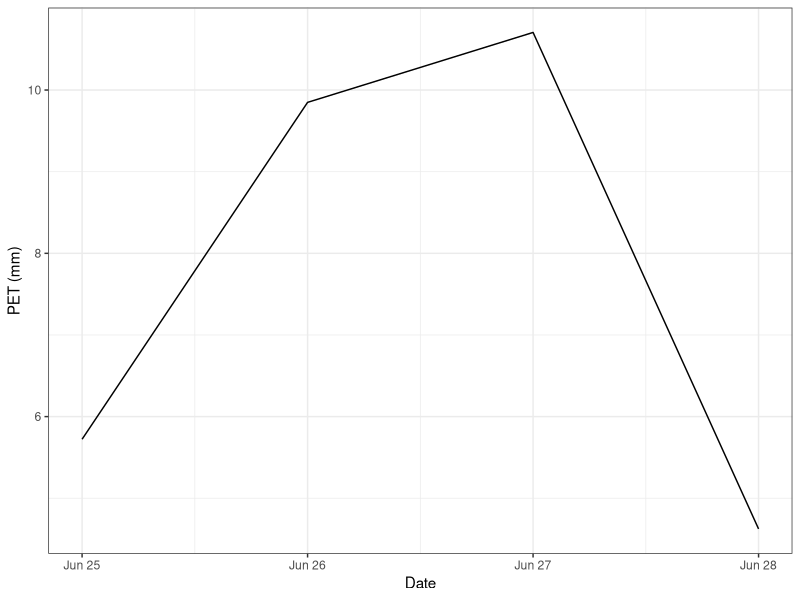
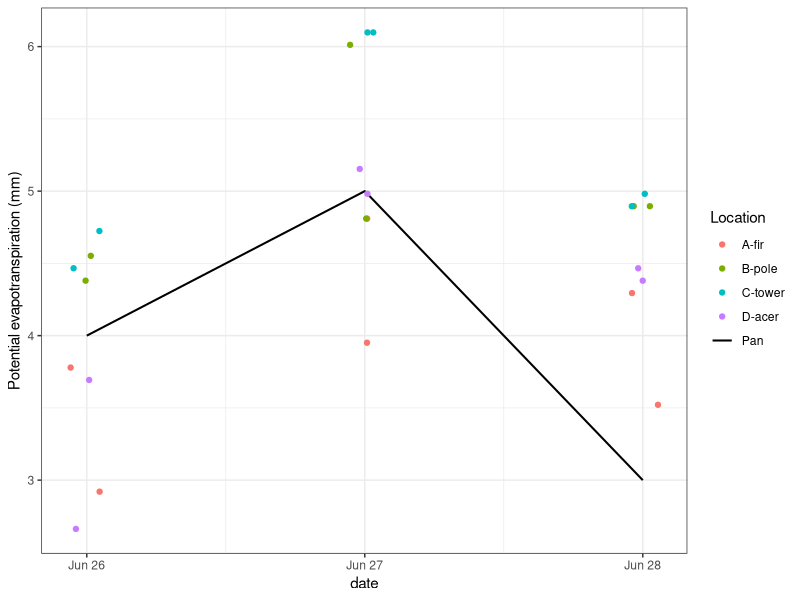
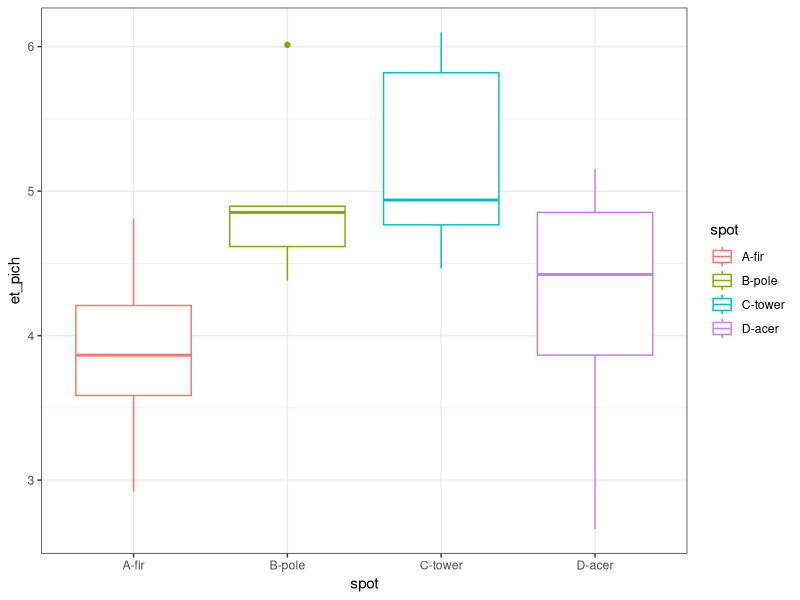
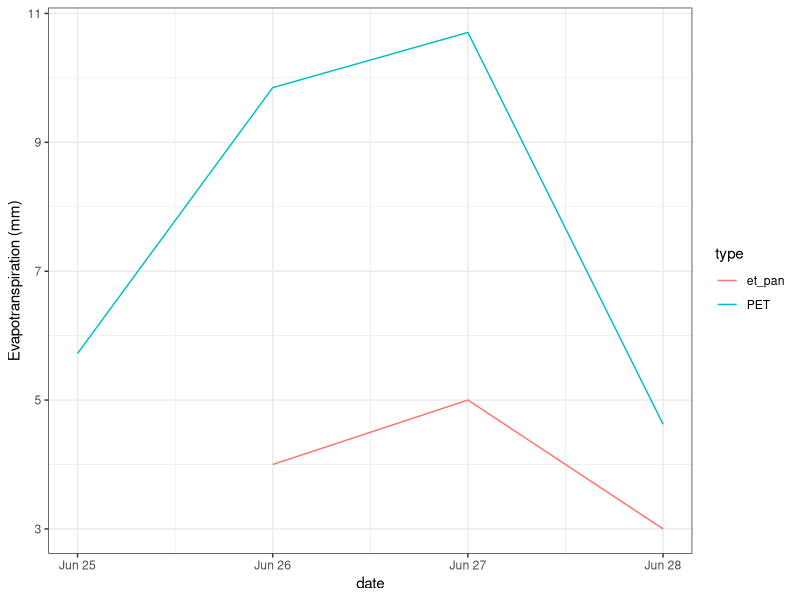

The R source for these figures, in order:
## ---- chunk 1
library(tidyverse)
library(lubridate)
library(scales)
theme_set(theme_bw())
et <- read_csv(here::here("Data_lectures/09_Turbulent_fluxes_I_ET/ET_data_forst_botanical_garden.csv") , locale = locale(decimal_mark = ",")) %>% 
  rename(loc_id = replicates)
meteo <- read_csv(here::here("Data_lectures/09_Turbulent_fluxes_I_ET/MeteoData_BotanicalGarden.csv"))
## ---- chunk 2
et
## ---- chunk 3
meteo
## ---- chunk 4
#' Potential evapotranspiration using Priestley-Taylor equation
calc_pet <- function(T_air, Rn, G){
  g <- 0.067 # kPa K -1
  s <- ( 4098 * (0.6108 * exp((17.27 * T_air ) / (T_air +237.3) ) ) ) / ( T_air + 237.3 )^2
  pet <- 1.26 * s * (Rn - G)/ (s + g)
}

## ---- chunk 5
#adding R_n and G to the 
meteo_d <- meteo %>% 
  # Need to convert from W (J/s) to MJ/d, using a factor 0.0864
  # calculating with high frequency data and then averaging over the day
  mutate(PET = calc_pet(TA_degC, `NetRadiation_Wm-2`, `GroundHeatflux_Wm-2`)) %>% 
  group_by(Date = floor_date(Date, "day")) %>% 
  summarise(PET = mean(PET))
## ---- chunk 6
(meteo_d <- meteo %>% 
  group_by(Date = floor_date(Date, "day")) %>% 
  # Need to convert from W (J/s) to MJ/d, using a factor 0.0864
  summarise(R_n_d = mean(`NetRadiation_Wm-2`) * 0.0864, G_d = mean(`GroundHeatflux_Wm-2`) * 0.0864, T_air = mean(TA_degC)) %>% 
  mutate(
    PET = calc_pet(T_air, R_n_d, G_d)
  ))
## ---- chunk 7
ggplot(meteo_d, aes(Date, PET)) +
  geom_line() +
  labs(y="PET (mm)")
## ---- chunk 8
et <- et %>% 
  group_by(loc_id) %>% 
  mutate(
    et_pan = lag(pan_height_mm) - pan_height_mm,
  )
## ---- chunk 9
pich_d <- 3 #cm
pich_inn_d <- 0.9 # cm
# calc area exposed to air:
# 2 times the area of the pare dish (two sides) - the area of glass
pich_dish_area <- 2 * (pi / 4 * pich_d ^ 2) - (pi / 4 * pich_inn_d ^ 2) # cm^2
# area inside the tube
pich_int_area <- (pi/4 * pich_inn_d ^2 ) # cm^2
## ---- chunk 10
et <- et %>% 
  group_by(loc_id) %>% 
  mutate(
    # here the scale is the opposite, the lower the number the more the water
    diff_pich = pich_height_cm - lag(pich_height_cm),
    # need to convert to mm of ET
    et_pich = diff_pich * pich_dish_area * pich_int_area / 10
  )
## ---- chunk 11
spot_cols <- hue_pal()(4)
names(spot_cols) <- unique(et$spot)
et %>% 
  drop_na() %>% #removing first empty day
ggplot(aes(date)) +
  geom_line(aes(y=et_pan, col="Pan"), size=.7) +
  geom_jitter(aes(y = et_pich, col=spot), width = .06, height = 0) +
  scale_color_manual(values=c(spot_cols, "Pan" = "black" )) +
  labs(y="Potential evapotranspiration (mm)", colour="Location")
## ---- chunk 12
et %>% 
  drop_na() %>% 
ggplot(aes(spot, et_pich, col=spot)) +
  geom_boxplot()
## ---- chunk 13
et %>% 
  left_join(meteo_d, by = c("date"= "Date")) %>% 
  gather("type", "et", et_pan, PET) %>% 
  ggplot(aes(date, et, col=type)) +
  geom_line() +
  labs(y= "Evapotranspiration (mm)")
## ---- chunk 14
et
